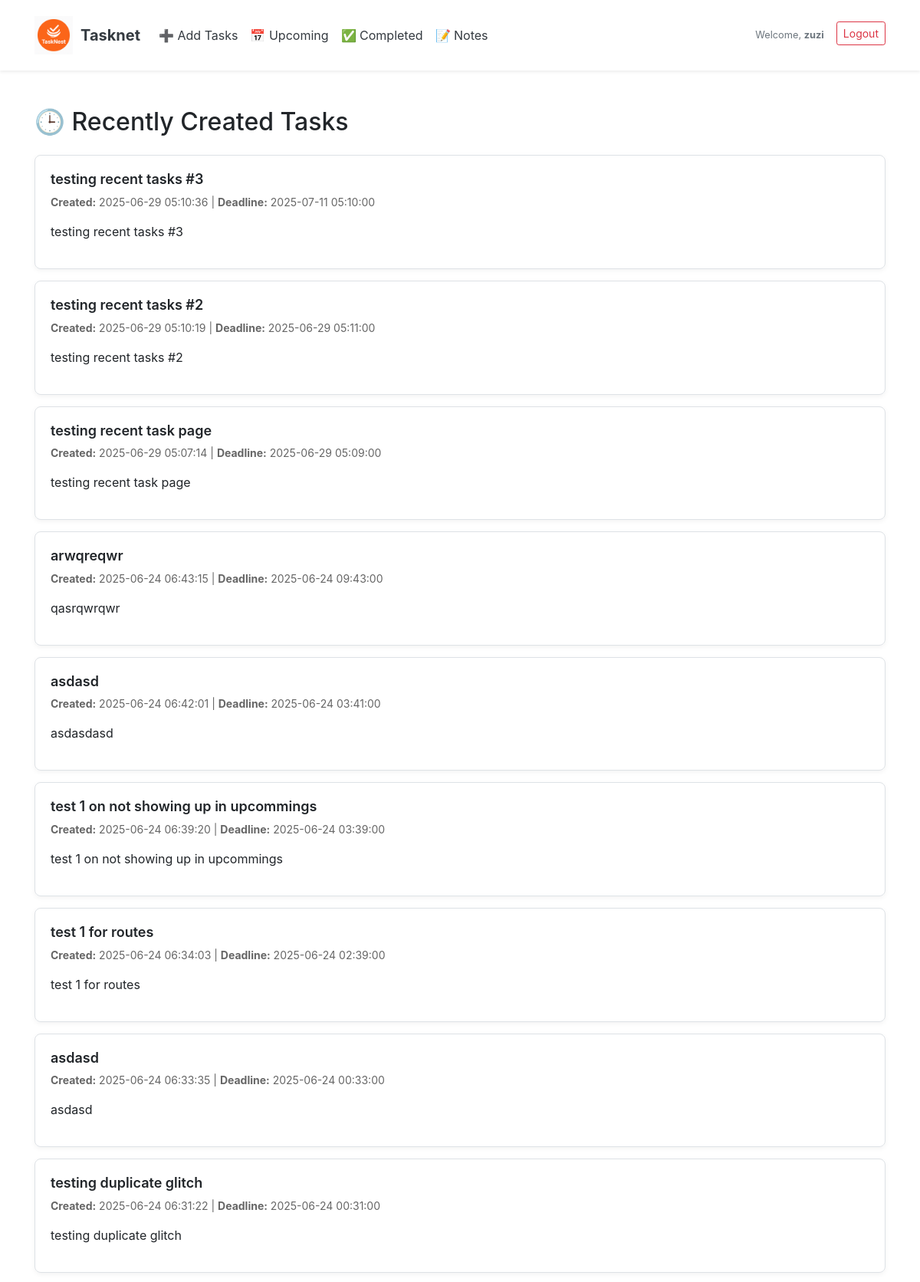
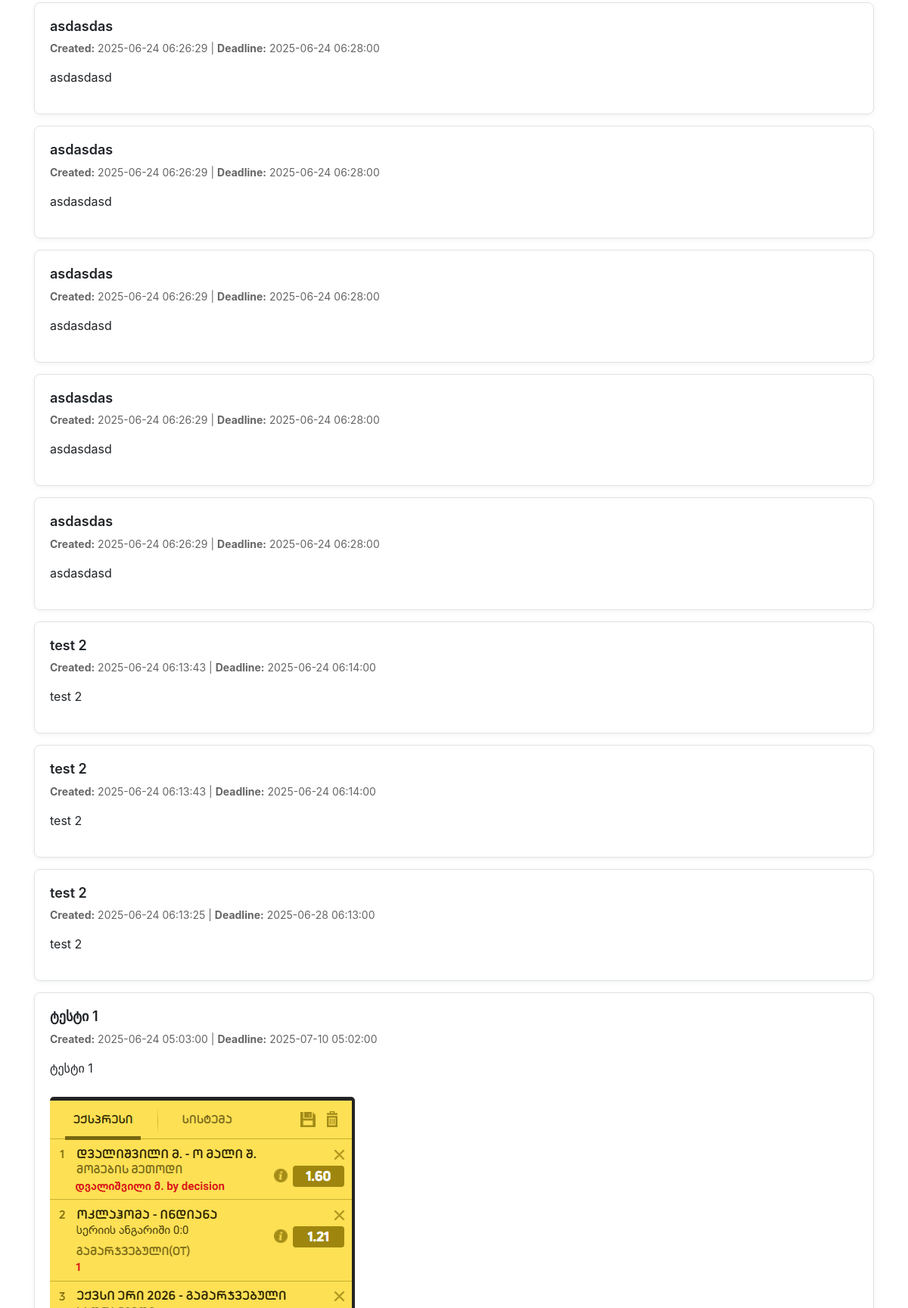
Page /Recent (signed in, upper part) on the committed database (2 pictures, top to bottom).
### tables this page shows
CREATE TABLE task (
	id INTEGER NOT NULL, 
	created_at DATETIME, 
	deadline DATETIME, 
	title VARCHAR(200) NOT NULL, 
	description TEXT, 
	image VARCHAR(300), 
	author VARCHAR(150) NOT NULL, is_completed BOOLEAN DEFAULT 0, notes TEXT, 
	PRIMARY KEY (id)
);

### main.py (the view)
@app.route('/Recent')
def recent():
    username = session.get('username')
    if not username:
        return redirect(url_for('sign_in'))
    conn = sqlite3.connect('tasknest.db')
    cursor = conn.cursor()
    cursor.execute("""
        SELECT id, created_at, deadline, title, description, image
        FROM task
        WHERE author = ?
        ORDER BY datetime(created_at) DESC
    """, (username,))
    tasks = cursor.fetchall()
    conn.close()
    return render_template('recent.html', tasks=tasks)

### templates/recent.html (shortened to what this page needs)
<!DOCTYPE html>
<html lang="en">
<head>
    <link rel="stylesheet" href="https://cdn.jsdelivr.net/npm/bootstrap@4.4.1/dist/css/bootstrap.min.css">
</head>
<body>
{% include "header.html" %}
<div class="container mt-5">
    <h2 class="mb-4">🕒 Recently Created Tasks</h2>
    {% if tasks %}
        {% for task in tasks %}
            <div class="task-item border">
                <a class="task-link" href="{{ url_for('view_task', task_id=task[0]) }}">
                    <h5 class="task-title">{{ task[3] }}</h5>
                    <p class="task-meta"><strong>Created:</strong> {{ task[1] }} | <strong>Deadline:</strong> {{ task[2] }}</p>
                    <p>{{ task[4] }}</p>
                    {% if task[5] %}
                        <img src="{{ url_for('static', filename=task[5].replace('static/', '')) }}" class="task-image" alt="Task Image">
                    {% endif %}
                </a>
            </div>
        {% endfor %}
    {% else %}
        <p>No tasks found.</p>
    {% endif %}
</div>
</body>
</html>

### templates/recent.html (style rules this page uses)
a.task-link { text-decoration: none; color: inherit; display: block; }
.task-image { max-width: 100%; height: auto; border-radius: 5px; margin-top: 10px; }
.task-item { padding: 20px; border-radius: 8px; margin-bottom: 15px; box-shadow: 0 2px 6px rgba(0, 0, 0, 0.05); transition: box-shadow 0.2s; }
.task-title { font-weight: 600; font-size: 18px; }
.task-meta { color: #666; font-size: 14px; }

### rows in the picture
task: title "testing recent tasks #3", created_at "2025-06-29 05:10:36", deadline "2025-07-11 05:10:00", description "testing recent tasks #3"
task: title "testing recent tasks #2", created_at "2025-06-29 05:10:19", deadline "2025-06-29 05:11:00", description "testing recent tasks #2"
task: title "testing recent task page", created_at "2025-06-29 05:07:14", deadline "2025-06-29 05:09:00", description "testing recent task page"
task: title "arwqreqwr", created_at "2025-06-24 06:43:15", deadline "2025-06-24 09:43:00", description "qasrqwrqwr"
task: title "asdasd", created_at "2025-06-24 06:42:01", deadline "2025-06-24 03:41:00", description "asdasdasd"
task: title "test 1 on not showing up in upcommings", created_at "2025-06-24 06:39:20", deadline "2025-06-24 03:39:00", description "test 1 on not showing up in upcommings"
task: title "test 1 for routes", created_at "2025-06-24 06:34:03", deadline "2025-06-24 02:39:00", description "test 1 for routes"
task: title "asdasd", created_at "2025-06-24 06:33:35", deadline "2025-06-24 00:33:00", description "asdasd"
task: title "testing duplicate glitch", created_at "2025-06-24 06:31:22", deadline "2025-06-24 00:31:00", description "testing duplicate glitch"
task: title "asdasdas", created_at "2025-06-24 06:26:29", deadline "2025-06-24 06:28:00", description "asdasdasd"
task: title "asdasdas", created_at "2025-06-24 06:26:29", deadline "2025-06-24 06:28:00", description "asdasdasd"
task: title "asdasdas", created_at "2025-06-24 06:26:29", deadline "2025-06-24 06:28:00", description "asdasdasd"
task: title "asdasdas", created_at "2025-06-24 06:26:29", deadline "2025-06-24 06:28:00", description "asdasdasd"
task: title "asdasdas", created_at "2025-06-24 06:26:29", deadline "2025-06-24 06:28:00", description "asdasdasd"
task: title "test 2", created_at "2025-06-24 06:13:43", deadline "2025-06-24 06:14:00", description "test 2"
task: title "test 2", created_at "2025-06-24 06:13:43", deadline "2025-06-24 06:14:00", description "test 2"
task: title "test 2", created_at "2025-06-24 06:13:25", deadline "2025-06-28 06:13:00", description "test 2"
task: title "ტესტი 1", created_at "2025-06-24 05:03:00", deadline "2025-07-10 05:02:00", description "ტესტი 1", image (picture)

### other values in the picture
{{ session.username }} "zuzi"
